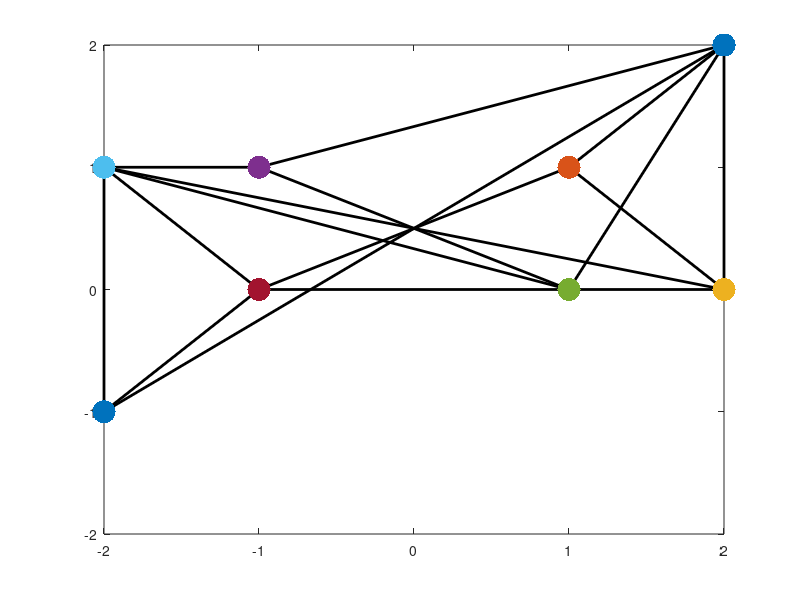

MATLAB code for this plot: (Note: this script raises an error after producing the figure.)
close all
clear

% robot number
n = 8;
% topology graph
D = [-1,-1,-1,-1, 0, 0, 0, 0, 0, 0, 0, 0, 0, 0, 0,-1;
      1, 0, 0, 0,-1, 0, 0, 0, 0, 0,-1, 0, 0, 0, 0, 0;
      0, 1, 0, 0, 1,-1, 0,-1, 0, 0, 0, 0, 0, 0, 0, 0;
      0, 0, 1, 0, 0, 0,-1, 0,-1, 0, 0, 0, 0, 0, 0, 0;
      0, 0, 0, 1, 0, 1, 1, 0, 0,-1, 0,-1, 0, 0, 0, 0;
      0, 0, 0, 0, 0, 0, 0, 1, 1, 1, 0, 0,-1,-1, 0, 0;
      0, 0, 0, 0, 0, 0, 0, 0, 0, 0, 1, 1, 1, 0,-1, 0;
      0, 0, 0, 0, 0, 0, 0, 0, 0, 0, 0, 0, 0, 1, 1, 1];  
n_rm = size(D,1)-n;
if n_rm>0
  for i=1:n_rm
      D(:,D(end,:)~=0) = [];
      D(end,:) = [];
  end
end
L = D*D';
H = D';
[~,m] = size(D);
% r represents P(r)
r = [2,2;
    1,1;
    2,0;
    -1,1;
    1,-0;
    -2,1;
    -1,0;
    -2,-1];
d = size(r,2);
% P represents \bar P(r)
P = [r,ones(n,1)];
% edge set
edge = mod(reshape(find(D~=0),2,m),n);
edge(edge==0) = n;
% target formation
figure
for i=1:m
    plot(r(edge(:,i),1),r(edge(:,i),2),'k','linewidth',2); hold on
end
for i=1:n
    plot(r(i,1),r(i,2),'.','markersize',50);
end
axis([-2 2 -2 2]);
% calculate stress matrix
E = [];
for i=1:n 
    E = [E;P'*H'*diag(H(:,i))];
end
[U,S,V] = svd(P);
% the order in S: from big to small
U1 = U(:,1:d+1);
U2 = U(:,d+2:end);
% calculate M
z = null(E);
c = zeros(size(z,2),1);
for i=1:size(z,2)
    N{i} = U2'*H'*diag(z(:,i))*H*U2;
end
% LMI solver
setlmis([]);
for i=1:size(z,2)
    c(i) = lmivar(1,[1,0]);
    lmiterm([-1,1,1,c(i)],1,N{i});
end
lmi = getlmis;
[tmin,csol] = feasp(lmi);
for i=1:size(z,2)
   c(i) = dec2mat(lmi,csol,c(i)); 
end
M = [N{:}]*kron(c,eye(size(N{1},2)));
% check if all(svd(U2'*H'*diag(z)*H*U2)>0), then
if all(eig(M)>0)
    w = z*c;
    Omega = H'*diag(w)*H;
    disp('M is positive definite.')
else
    error('M is not positive definite.')
end

%% initial position
x = rand(n,d)*4-2; 
x(1:2:n,:) = r(1:2:n,:);
figure
for i=1:m
    fig_edge(i) = plot(x(edge(:,i),1),x(edge(:,i),2),'k','linewidth',2); hold on
end
for i=1:n
    fig_node(i) = plot(x(i,1),x(i,2),'.','markersize',50);
end
axis([-2 2 -2 2])
% simulation
dt = 0.01;
T = 20;
for t=0:dt:T
    % followers apply control law (11)
    alpha = 50;
    dx = -alpha*Omega*x;
    % first 3 agents are leaders
    dx(1:2:n,:) = 0;
    % update states
    x = x+dt*dx;
    % update figure
    for i=1:m
        set(fig_edge(i),'xdata',x(edge(:,i),1),'ydata',x(edge(:,i),2));
    end
    for i=1:n
        set(fig_node(i),'xdata',x(i,1),'ydata',x(i,2));
    end
    drawnow
end